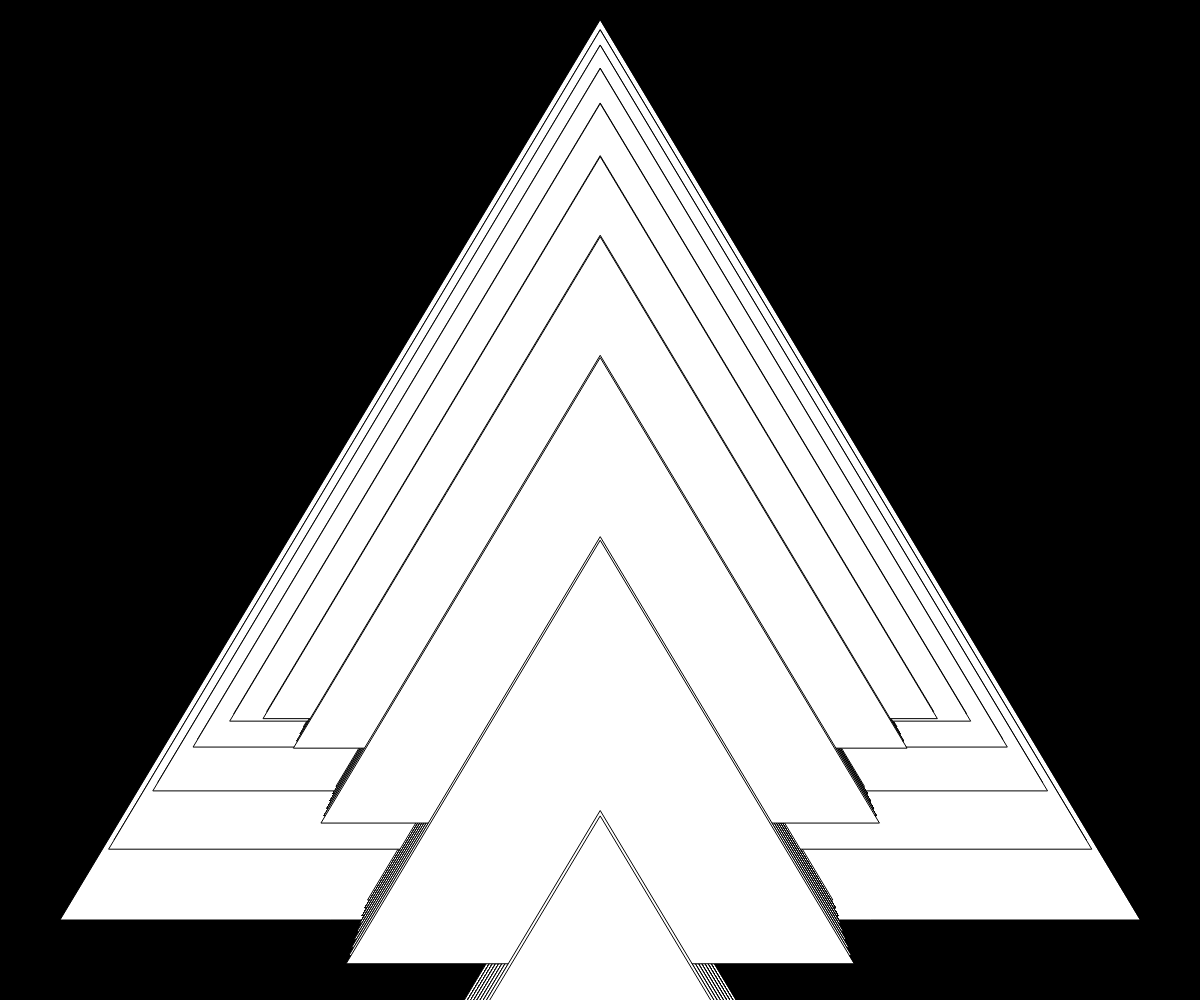
Frame 1 (no input)
Frame 2 (the mouse pressed at the canvas centre, redrawn once): identical to frame 1, image omitted

The p5.js sketch that drew this single still picture (run headless with seeded random() and noise() and a simulated clock; the mouse was pressed at the canvas centre and the sketch redrawn once):

// p5.js sketch
// ── sketch.js
// Fractal

let r;
let g;
let b; 

function setup() {
  createCanvas(windowWidth, windowHeight);
  noLoop();
}

function draw() {
  background(0);
  drawFractal(width / 2, height * 0.02, height * 0.9, width * 0.9);
}

function drawFractal(x1, y1, armLength, baseLength) {
  
  
  if (armLength > height * 0.35) {
    let x2 = x1 - baseLength / 2;
    let y2 = y1 + armLength;
    let x3 = x1 + baseLength / 2;
    let y3 = y1 + armLength;
    triangle(x1, y1, x2, y2, x3, y3);
    drawFractal(x1, y1 * 1.5, armLength * 0.9, baseLength * 0.9);
    drawFractal(x1, y1 * 1.51, armLength * 0.91, baseLength * 0.91);
  }
}
